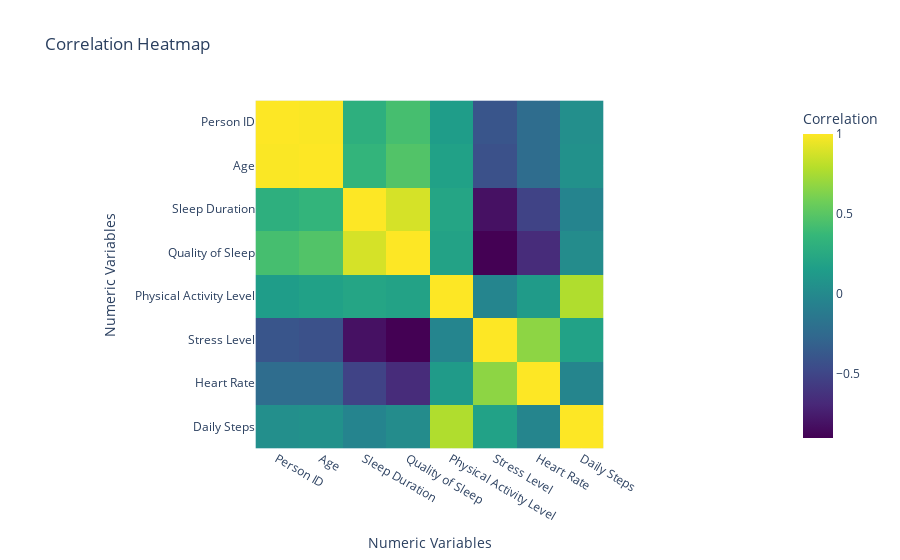

Notebook code cell kept with this figure:
### Code cell
import plotly.express as px

# Select numeric columns from the dataset
numeric_data = df.select_dtypes(include=['float64', 'int64'])

# Calculate correlation matrix
correlation_matrix = numeric_data.corr()

# Create an interactive heatmap using Plotly Express
fig = px.imshow(correlation_matrix,
                labels=dict(x="Numeric Variables", y="Numeric Variables", color="Correlation"),
                x=correlation_matrix.columns,
                y=correlation_matrix.index,
                color_continuous_scale='Viridis',
                title="Correlation Heatmap")

# Customize the layout
fig.update_layout(xaxis_title="Numeric Variables", yaxis_title="Numeric Variables")

# Show the interactive plot
fig.show()

### Figure 1 — Plotly figure (JSON) as saved in the notebook; plotly's stock layout.template omitted (floating-point values rounded to 4 significant figures)
{"data": [{"coloraxis": "coloraxis", "hovertemplate": "Numeric Variables: %{x}<br>Numeric Variables: %{y}<br>Correlation: %{z}<extra></extra>", "name": "0", "type": "heatmap", "x": ["Person ID", "Age", "Sleep Duration", "Quality of Sleep", "Physical Activity Level", "Stress Level", "Heart Rate", "Daily Steps"], "xaxis": "x", "y": ["Person ID", "Age", "Sleep Duration", "Quality of Sleep", "Physical Activity Level", "Stress Level", "Heart Rate", "Daily Steps"], "yaxis": "y", "z": [[1, 0.9905, 0.2963, 0.4316, 0.1499, -0.3943, -0.2255, 0.04384], [0.9905, 1, 0.3447, 0.4737, 0.179, -0.4223, -0.2256, 0.05797], [0.2963, 0.3447, 1, 0.8832, 0.2124, -0.811, -0.5165, -0.03953], [0.4316, 0.4737, 0.8832, 1, 0.1929, -0.8988, -0.6599, 0.01679], [0.1499, 0.179, 0.2124, 0.1929, 1, -0.03413, 0.137, 0.7727], [-0.3943, -0.4223, -0.811, -0.8988, -0.03413, 1, 0.67, 0.1868], [-0.2255, -0.2256, -0.5165, -0.6599, 0.137, 0.67, 1, -0.03031], [0.04384, 0.05797, -0.03953, 0.01679, 0.7727, 0.1868, -0.03031, 1]]}], "layout": {"coloraxis": {"colorbar": {"title": {"text": "Correlation"}}, "colorscale": [[0, "#440154"], [0.1111, "#482878"], [0.2222, "#3e4989"], [0.3333, "#31688e"], [0.4444, "#26828e"], [0.5556, "#1f9e89"], [0.6667, "#35b779"], [0.7778, "#6ece58"], [0.8889, "#b5de2b"], [1, "#fde725"]]}, "title": {"text": "Correlation Heatmap"}, "xaxis": {"anchor": "y", "constrain": "domain", "domain": [0, 1], "scaleanchor": "y", "title": {"text": "Numeric Variables"}}, "yaxis": {"anchor": "x", "autorange": "reversed", "constrain": "domain", "domain": [0, 1], "title": {"text": "Numeric Variables"}}}}
